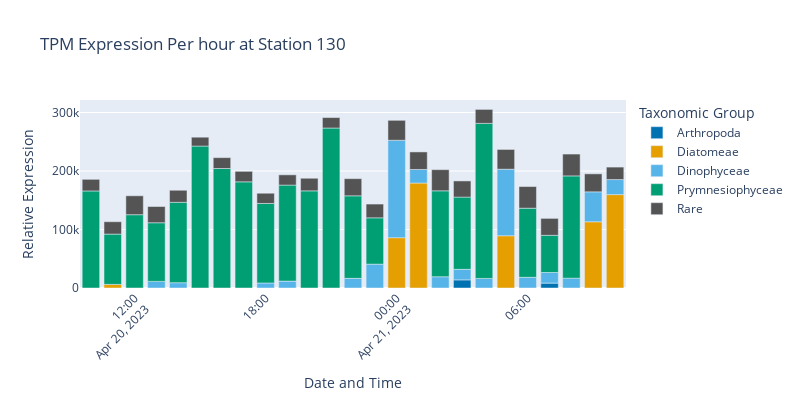

The code cell stored with this chart in its notebook:
### Code cell
# Group by taxonomic level and sample, then sum TPM
grouped_df = filtered_data.groupby(['Taxogroup2_UniEuk', 'datetime'])['TPM'].sum().reset_index()

grouped_df.head()
# Normalize TPM sums to get relative expression per hour
total_tpm_per_hour = grouped_df.groupby('datetime')['TPM'].transform('sum')
grouped_df['rel_expression_per_hour'] = grouped_df['TPM'] / total_tpm_per_hour

# Combine low-abundant groups into a single 'Rare' category
threshold = 0.05
grouped_df.loc[grouped_df['rel_expression_per_hour'] <= threshold, 'Taxogroup2_UniEuk'] = 'Rare'

# Combine 'core-Noctilucales' and 'Dinophyceae'
grouped_df['Taxogroup2_UniEuk'] = grouped_df['Taxogroup2_UniEuk'].replace({'core-Noctilucales': 'Dinophyceae'})

# Remove categories with no expression
grouped_df = grouped_df[grouped_df['rel_expression_per_hour'] > 0]

# Group once more to combine Rares
grouped_df = grouped_df.groupby(['Taxogroup2_UniEuk', 'datetime'])['TPM'].sum().reset_index()

# Plot
fig = px.bar(grouped_df, 
            x='datetime', 
            y='TPM', 
            color='Taxogroup2_UniEuk',
            title='TPM Expression Per hour at Station 130',
            category_orders={"Taxogroup2_UniEuk": ['Arthropoda', 'Acantharea', 'Ctenophora', 'Diatomeae', 'Dinophyceae', 
                                                    'Florideophyceae','Odontella', 'Phaeodarea', 'Prymnesiophyceae',
                                                    'Spirotrichea', 'Vertebrata', 'Rare',]},
            color_discrete_map=color_discrete_map
            )

fig.update_layout(
    width=800,
    height=400,
    xaxis_title='Date and Time',
    yaxis_title='Relative Expression',
    xaxis_tickangle=-45,
    legend_title='Taxonomic Group'
)

# Save the figure
filename_base = "../figures/metatranscriptomics/130_expression_per_hour"
fig.write_image(filename_base + ".png", scale=1)
fig.write_image(filename_base + ".svg", scale=1)

fig.show()

### Figure 1 — Plotly figure (JSON) as saved in the notebook; plotly's stock layout.template omitted (floating-point values rounded to 4 significant figures)
{"data": [{"alignmentgroup": "True", "hovertemplate": "Taxogroup2_UniEuk=Arthropoda<br>datetime=%{x}<br>TPM=%{y}<extra></extra>", "legendgroup": "Arthropoda", "marker": {"color": "#0072B2", "pattern": {"shape": ""}}, "name": "Arthropoda", "offsetgroup": "Arthropoda", "orientation": "v", "showlegend": true, "textposition": "auto", "type": "bar", "x": ["2023-04-21T03:00:00", "2023-04-21T07:00:00"], "xaxis": "x", "y": [13880.0, 8349.0], "yaxis": "y"}, {"alignmentgroup": "True", "hovertemplate": "Taxogroup2_UniEuk=Diatomeae<br>datetime=%{x}<br>TPM=%{y}<extra></extra>", "legendgroup": "Diatomeae", "marker": {"color": "#E69F00", "pattern": {"shape": ""}}, "name": "Diatomeae", "offsetgroup": "Diatomeae", "orientation": "v", "showlegend": true, "textposition": "auto", "type": "bar", "x": ["2023-04-20T11:00:00", "2023-04-21T00:00:00", "2023-04-21T01:00:00", "2023-04-21T05:00:00", "2023-04-21T09:00:00", "2023-04-21T10:00:00"], "xaxis": "x", "y": [6168.0, 85990.0, 179400.0, 89310.0, 113200.0, 159600.0], "yaxis": "y"}, {"alignmentgroup": "True", "hovertemplate": "Taxogroup2_UniEuk=Dinophyceae<br>datetime=%{x}<br>TPM=%{y}<extra></extra>", "legendgroup": "Dinophyceae", "marker": {"color": "#56B4E9", "pattern": {"shape": ""}}, "name": "Dinophyceae", "offsetgroup": "Dinophyceae", "orientation": "v", "showlegend": true, "textposition": "auto", "type": "bar", "x": ["2023-04-20T13:00:00", "2023-04-20T14:00:00", "2023-04-20T18:00:00", "2023-04-20T19:00:00", "2023-04-20T22:00:00", "2023-04-20T23:00:00", "2023-04-21T00:00:00", "2023-04-21T01:00:00", "2023-04-21T02:00:00", "2023-04-21T03:00:00", "2023-04-21T04:00:00", "2023-04-21T05:00:00", "2023-04-21T06:00:00", "2023-04-21T07:00:00", "2023-04-21T08:00:00", "2023-04-21T09:00:00", "2023-04-21T10:00:00"], "xaxis": "x", "y": [11300.0, 9052.0, 8622.0, 11800.0, 16500.0, 40750.0, 166500.0, 23220.0, 19270.0, 18020.0, 16360.0, 113800.0, 18270.0, 18170.0, 16760.0, 51150.0, 25730.0], "yaxis": "y"}, {"alignmentgroup": "True", "hovertemplate": "Taxogroup2_UniEuk=Prymnesiophyceae<br>datetime=%{x}<br>TPM=%{y}<extra></extra>", "legendgroup": "Prymnesiophyceae", "marker": {"color": "#009E73", "pattern": {"shape": ""}}, "name": "Prymnesiophyceae", "offsetgroup": "Prymnesiophyceae", "orientation": "v", "showlegend": true, "textposition": "auto", "type": "bar", "x": ["2023-04-20T10:00:00", "2023-04-20T11:00:00", "2023-04-20T12:00:00", "2023-04-20T13:00:00", "2023-04-20T14:00:00", "2023-04-20T15:00:00", "2023-04-20T16:00:00", "2023-04-20T17:00:00", "2023-04-20T18:00:00", "2023-04-20T19:00:00", "2023-04-20T20:00:00", "2023-04-20T21:00:00", "2023-04-20T22:00:00", "2023-04-20T23:00:00", "2023-04-21T02:00:00", "2023-04-21T03:00:00", "2023-04-21T04:00:00", "2023-04-21T06:00:00", "2023-04-21T07:00:00", "2023-04-21T08:00:00"], "xaxis": "x", "y": [165900.0, 86000.0, 125300.0, 100200.0, 137400.0, 242600.0, 204300.0, 181500.0, 135900.0, 164100.0, 166100.0, 273400.0, 141100.0, 79210.0, 146900.0, 123500.0, 265100.0, 118200.0, 63500.0, 174900.0], "yaxis": "y"}, {"alignmentgroup": "True", "hovertemplate": "Taxogroup2_UniEuk=Rare<br>datetime=%{x}<br>TPM=%{y}<extra></extra>", "legendgroup": "Rare", "marker": {"color": "#545454", "pattern": {"shape": ""}}, "name": "Rare", "offsetgroup": "Rare", "orientation": "v", "showlegend": true, "textposition": "auto", "type": "bar", "x": ["2023-04-20T10:00:00", "2023-04-20T11:00:00", "2023-04-20T12:00:00", "2023-04-20T13:00:00", "2023-04-20T14:00:00", "2023-04-20T15:00:00", "2023-04-20T16:00:00", "2023-04-20T17:00:00", "2023-04-20T18:00:00", "2023-04-20T19:00:00", "2023-04-20T20:00:00", "2023-04-20T21:00:00", "2023-04-20T22:00:00", "2023-04-20T23:00:00", "2023-04-21T00:00:00", "2023-04-21T01:00:00", "2023-04-21T02:00:00", "2023-04-21T03:00:00", "2023-04-21T04:00:00", "2023-04-21T05:00:00", "2023-04-21T06:00:00", "2023-04-21T07:00:00", "2023-04-21T08:00:00", "2023-04-21T09:00:00", "2023-04-21T10:00:00"], "xaxis": "x", "y": [19890.0, 21130.0, 32320.0, 27760.0, 20630.0, 15200.0, 18570.0, 17940.0, 17490.0, 17560.0, 21530.0, 17900.0, 29310.0, 23540.0, 34080.0, 30020.0, 36120.0, 27640.0, 23880.0, 33740.0, 37030.0, 29000.0, 37340.0, 30780.0, 21340.0], "yaxis": "y"}], "layout": {"barmode": "relative", "height": 400, "legend": {"title": {"text": "Taxonomic Group"}, "tracegroupgap": 0}, "title": {"text": "TPM Expression Per hour at Station 130"}, "width": 800, "xaxis": {"anchor": "y", "domain": [0, 1], "tickangle": -45, "title": {"text": "Date and Time"}}, "yaxis": {"anchor": "x", "domain": [0, 1], "title": {"text": "Relative Expression"}}}}
